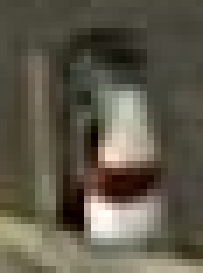
#> input picture training/1.png, 29 x 39 px (shown 7 times larger); its folder holds 4 pictures in this run
$ python testParking.py
#> lines starting #> are read from the running program, lines starting #| are printed output that depends on the picture; after the words box and inside, x2 and y2 are one past the last pixel; in counts of white or black regions, pixels touching at a corner belong together
### training.py
import cv2
import numpy as np
import os
from matplotlib import pyplot as plt
from sklearn.neighbors import KNeighborsClassifier
import random

# Tamaño deseado para las imágenes
desired_size = (100, 100)  # Por ejemplo, 100x100 píxeles

# Ruta a la carpeta de entrenamiento
training_folder = "training"

# Listas para almacenar características y etiquetas
features = []
labels = []

def get_hog():
    winSize = (20,20)
    blockSize=(8,8)
    blockStride = (4,4)
    cellSize=(8,8)
    nbins = 9
    derivAperture = 1
    winSigma = 2.
    histrogramType = 0
    L2HysThreshold = 0.2
    gammaCorrection = 1
    nlavels = 64
    signedGradient = True
    hog = cv2.HOGDescriptor(winSize,blockSize,blockStride,cellSize,nbins,derivAperture,winSigma,histrogramType,L2HysThreshold,gammaCorrection,nlavels,signedGradient)
    return hog

# [91 lines left out: functions train_svm, detect_car, train_knn, not called in this run]


def train_knn_sklearn():
    # Recorrer las imágenes en la carpeta de entrenamiento
    features = []
    labels = []

    for filename in os.listdir(training_folder):
        if filename.endswith(".png"):
            # Cargar la imagen
            img_path = os.path.join(training_folder, filename)
            img = cv2.imread(img_path)
#> img is the input picture: shape (39, 29, 3); mean B, G, R 74.4, 89.3, 94.7

            # Redimensionar la imagen al tamaño deseado
            img_resized = cv2.resize(img, desired_size)
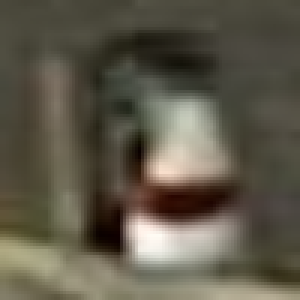
#> img_resized: shape (100, 100, 3) (shown 3 times larger); mean B, G, R 74.2, 89.2, 94.5


            hog = get_hog()
            features_vector = hog.compute(img_resized)
#> features_vector = 17424 values, max 0.98 at index 17381, min 0 at index 5, mean 0.217
            features.append(features_vector.flatten())  # Añadir las características a la lista

            # Obtener la etiqueta del nombre de archivo (1.png, 2.png, etc.)
            label = int(filename.split(".")[0])
            labels.append(label)  # Añadir la etiqueta a la lista
#> pass 2 of the loop in train_knn_sklearn, `for filename in os.listdir(training_folder):`:
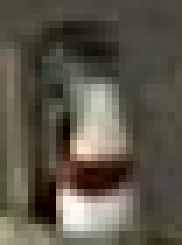
#> input picture training/10.png, 26 x 35 px (shown 7 times larger)
#> in train_knn_sklearn, img is the input picture: shape (35, 26, 3); mean B, G, R 72.7, 86.2, 91.7
#> in train_knn_sklearn, `img_resized = cv2.resize(img, desired_size)`:
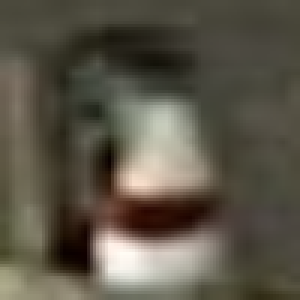
#> img_resized: shape (100, 100, 3) (shown 3 times larger); mean B, G, R 72.6, 86.1, 91.6
#> features_vector = 17424 values, max 0.969 at index 4846, min 0 at index 18, mean 0.214
#> pass 3 of the loop in train_knn_sklearn, `for filename in os.listdir(training_folder):`:
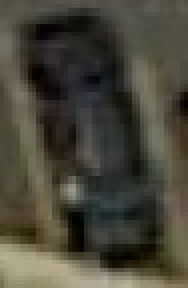
#> input picture training/100.png, 47 x 72 px (shown 4 times larger)
#> in train_knn_sklearn, img is the input picture: shape (72, 47, 3); mean B, G, R 57.3, 69.7, 72.6
#> in train_knn_sklearn, `img_resized = cv2.resize(img, desired_size)`:
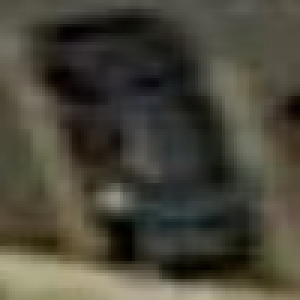
#> img_resized: shape (100, 100, 3) (shown 3 times larger); mean B, G, R 57.2, 69.6, 72.5
#> features_vector = 17424 values, max 0.951 at index 258, min 0 at index 9, mean 0.231
#> the loop made 4 passes; the first 3 are shown

    # Convertir listas a arrays numpy
    features = np.array(features)
    labels = np.array(labels)

    # Inicializar y entrenar el clasificador KNN de Sklearn
    knn = KNeighborsClassifier(n_neighbors=1)  # Puedes ajustar el número de vecinos
    knn.fit(features, labels)

    # Guardar el modelo entrenado (opcional)
    import joblib
    joblib.dump(knn, 'knn_model_sklearn.joblib')
    print("Knn entrenado")

# [18 lines left out: function detect_car_with_knn, not called in this run]


def detect_car_in_roi(roi):
    # Cargar el modelo KNN entrenado
    knn = cv2.ml.KNearest_load("knn_model.xml")

    # Redimensionar la región de interés (ROI) al tamaño deseado
    roi_resized = cv2.resize(roi, desired_size)

    # Extraer características (por ejemplo, HOG) de la región de interés
    hog = get_hog()
    roi_features_vector = hog.compute(roi_resized)

    # Realizar la predicción con la región de interés
    _, result, _, _ = knn.findNearest(roi_features_vector.reshape(1, -1), k=6)

    return result


# [65 lines left out: functions detect_car_with_knn_sklearn, detect_car_in_roi_sklearn, visualize_hog, not called in this run]


# Llamar a la función para entrenar el clasificador KNN con Sklearn
train_knn_sklearn()

# [13 lines of commented-out code are left out]

### testParking.py
import cv2

import numpy as np
from training import *


def mostrar_contornos_con_rectangulos_ampliados(ruta_imagen, area_minima):
#> called with ruta_imagen = 'test/1.png', area_minima = 80
    imagen = cv2.imread(ruta_imagen)
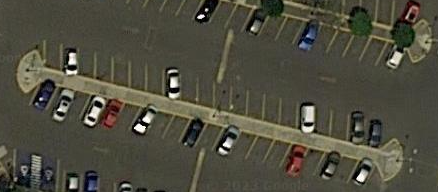
#> input picture test/1.png, 438 x 192 px
#> imagen is the input picture: shape (192, 438, 3); mean B, G, R 63.1, 77.1, 79
    imagen_gris = cv2.cvtColor(imagen, cv2.COLOR_BGR2GRAY)
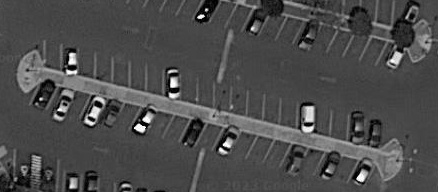
#> imagen_gris: shape (192, 438); min 0, max 255, mean 76.1
    _, umbral = cv2.threshold(imagen_gris, 50, 255, cv2.THRESH_BINARY)
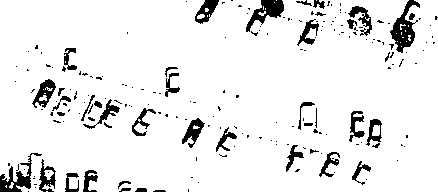
#> umbral: shape (192, 438); 92% white; 199 black regions (157 under 20 px)

    contornos, _ = cv2.findContours(umbral, cv2.RETR_TREE, cv2.CHAIN_APPROX_TC89_L1)
#> contornos = 250 contours, 210 with area under 20; largest, box (x1, y1, x2, y2) and area: (0, 0, 438, 192) 80194, (31, 79, 56, 109) 402, (181, 117, 206, 149) 346, (365, 118, 383, 147) 309, (347, 5, 373, 37) 298

    # Eliminar el contorno con el área más grande (imagen original)
    areas = [cv2.contourArea(c) for c in contornos]
#> areas = 250 values, max 80193.5 at index 26, min 0 at index 0, mean 340
    contornos_restantes = [c for i, c in enumerate(contornos) if i != np.argmax(areas)]
#> contornos_restantes = 249 contours, 210 with area under 20; largest, box (x1, y1, x2, y2) and area: (31, 79, 56, 109) 402, (181, 117, 206, 149) 346, (365, 118, 383, 147) 309, (347, 5, 373, 37) 298, (349, 110, 366, 143) 262

    # Filtrar los contornos por área mínima
    contornos_filtrados = [c for c in contornos_restantes if cv2.contourArea(c) > area_minima]
#> contornos_filtrados = 15 contours; largest, box (x1, y1, x2, y2) and area: (31, 79, 56, 109) 402, (181, 117, 206, 149) 346, (365, 118, 383, 147) 309, (347, 5, 373, 37) 298, (349, 110, 366, 143) 262

    # Dibujar rectángulos ampliados alrededor de los contornos filtrados
    imagen_contornos = imagen.copy()
    for c in contornos_filtrados:
        x, y, w, h = cv2.boundingRect(c)
        ampliacion = 2  # Ajusta el valor de ampliación según sea necesario
        x -= ampliacion
        y -= ampliacion
        w += ampliacion * 2
        h += ampliacion * 2

        # Crear la región de interés (ROI)
        roi = imagen[y:y+h, x:x+w]

        # Determinar si el área pertenece a un coche o no
        result = detect_car_in_roi(roi)

        # Color del rectángulo según el resultado
        color = (0, 255, 0) if result == 1 else (0, 0, 255)
        cv2.rectangle(imagen_contornos, (x, y), (x + w, y + h), color, 2)
#> this loop made 1 pass
#> (x, y, w, h, ampliacion) on pass 1: (349, 160, 25, 23, 2)
#> pass 1, in mostrar_contornos_con_rectangulos_ampliados, `roi = imagen[y:y+h, x:x+w]`:
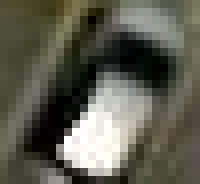
#> roi: shape (23, 25, 3) (shown 8 times larger); mean B, G, R 79.9, 92.9, 93.4
#> pass 1, in detect_car_in_roi, `roi_resized = cv2.resize(roi, desired_size)`:
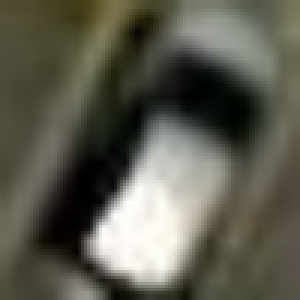
#> roi_resized: shape (100, 100, 3) (shown 3 times larger); mean B, G, R 79.8, 92.8, 93.3

    # Mostrar la imagen con los rectángulos ampliados alrededor de los contornos filtrados
    plt.imshow(cv2.cvtColor(imagen_contornos, cv2.COLOR_BGR2RGB))
    plt.title(f'Rectángulos ampliados alrededor de objetos > {area_minima}')
    plt.axis('off')
    plt.show()

#> (the run stopped early here; a loop or call above may not have finished)
